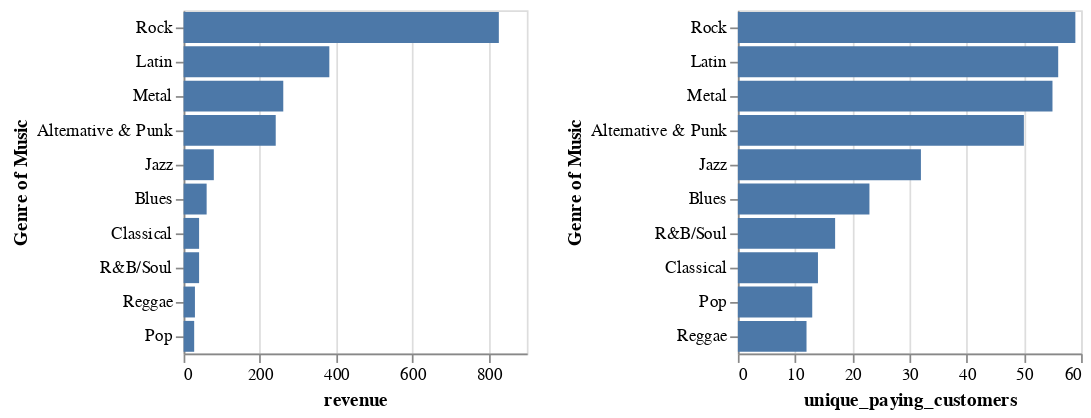

Notebook source saved alongside this figure:
### Markdown cell above
You can use repeat to select multiple metrics.

### Code cell
import altair as alt


(
    project.chart()
    .where(d.music)
    .limit(m.revenue.top(10))
    .mark_bar()
    .encode(
        x=X(alt.repeat(), type="quantitative"),
        y=Y(d.genre, axis={"title": "Genre of Music"}, sort="-x"),
    )
    .properties(width=200)
    .repeat([m.revenue, m.unique_paying_customers])
)

### Figure 1 — Vega-Lite specification as saved in the notebook (floating-point values rounded to 4 significant figures)
{"config": {"view": {"continuousWidth": 400, "continuousHeight": 300}}, "repeat": ["revenue", "unique_paying_customers"], "spec": {"data": {"name": "data-1c50802bd30cada813728ce4c117e1b3"}, "mark": "bar", "encoding": {"tooltip": [{"field": "genre", "title": "Genre", "type": "nominal"}, {"field": "revenue", "title": "Revenue", "type": "quantitative", "format": "$01,.2f"}, {"field": "unique_paying_customers", "title": "Unique Paying Customers", "type": "quantitative", "format": "01,.3~f"}], "x": {"field": {"repeat": "repeat"}, "type": "quantitative"}, "y": {"axis": {"title": "Genre of Music"}, "field": "genre", "sort": "-x", "type": "nominal"}}, "width": 200}, "$schema": "https://vega.github.io/schema/vega-lite/v4.17.0.json", "datasets": {"data-1c50802bd30cada813728ce4c117e1b3": [{"genre": "Alternative & Punk", "revenue": 241.6, "unique_paying_customers": 50}, {"genre": "Blues", "revenue": 60.39, "unique_paying_customers": 23}, {"genre": "Classical", "revenue": 40.59, "unique_paying_customers": 14}, {"genre": "Jazz", "revenue": 79.2, "unique_paying_customers": 32}, {"genre": "Latin", "revenue": 382.1, "unique_paying_customers": 56}, {"genre": "Metal", "revenue": 261.4, "unique_paying_customers": 55}, {"genre": "Pop", "revenue": 27.72, "unique_paying_customers": 13}, {"genre": "R&B/Soul", "revenue": 40.59, "unique_paying_customers": 17}, {"genre": "Reggae", "revenue": 29.7, "unique_paying_customers": 12}, {"genre": "Rock", "revenue": 826.6, "unique_paying_customers": 59}]}}
